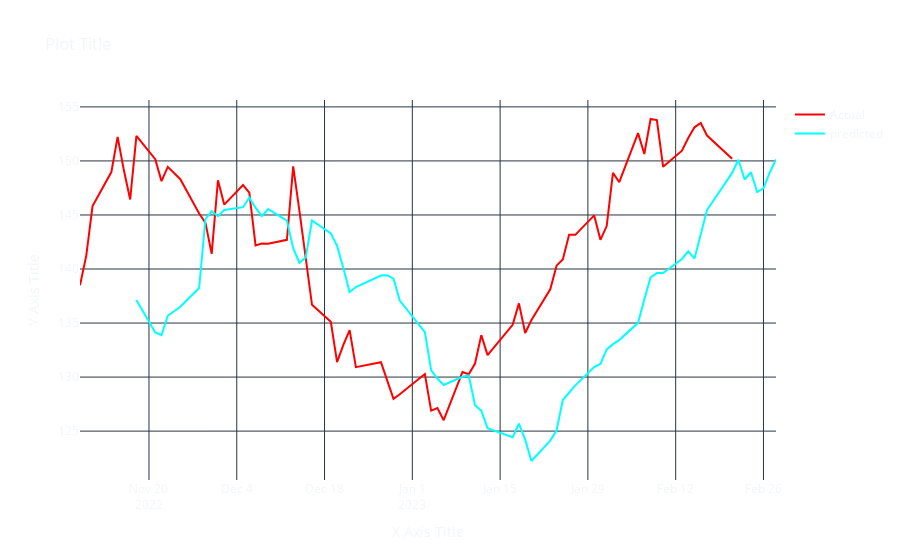

Notebook code cell kept with this figure:
### Code cell
partition = 70

fig = go.Figure(go.Scatter(x=frame.index[-partition:], y=frame['Open'][-partition:], line_color='red', name='Actual'))
fig.add_trace(go.Scatter(x=pred['Dates'][-partition:], y=pred['Open'][-partition:], line_color='cyan', name='predicted'))
fig.update_layout(template='plotly_dark', plot_bgcolor='rgba(0,0,0,0)', title="Plot Title",
    xaxis_title="X Axis Title", yaxis_title="Y Axis Title", paper_bgcolor='rgba(0,0,0,0)')
fig
